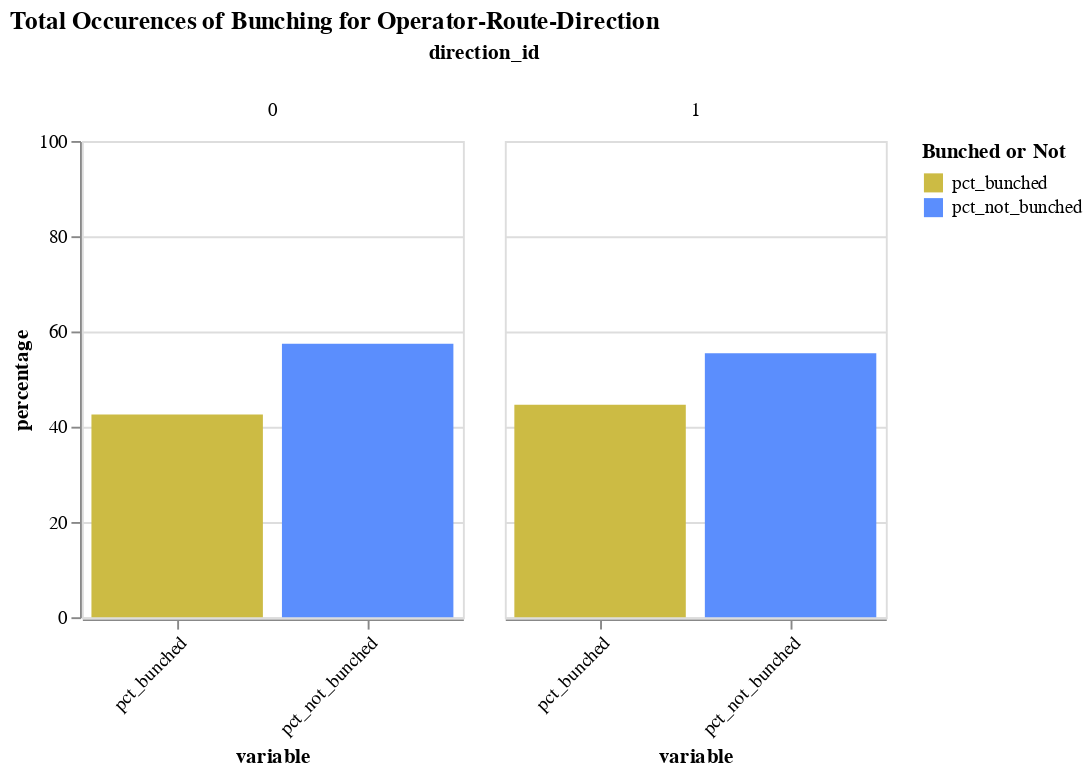

This figure's notebook cell:
### Code cell
sf_49_test = agg_operator_route_dir1.loc[
    (agg_operator_route_dir1.organization_name == "City and County of San Francisco")
    & (agg_operator_route_dir1.route_id == "49")
]

sf_49_test_m = pd.melt(
    sf_49_test,
    id_vars=["organization_name", "route_id", "direction_id"],
    value_vars=["pct_bunched", "pct_not_bunched"],
).rename(columns={"value": "percentage"})

alt.Chart(sf_49_test_m).mark_bar().encode(
    x=alt.X(
        "variable:O",
        axis=alt.Axis(labelAngle=-45),
    ),
    y=alt.Y("percentage:Q", scale=alt.Scale(domain=[0, 100])),
    color=alt.Color(
        "variable:N",
        title="Bunched or Not",
        scale=alt.Scale(range=color_dict["tri_color"]),
    ),
    column="direction_id:N",
    tooltip=list(sf_49_test_m.columns),
).properties(
    title={
        "text": "Total Occurences of Bunching for Operator-Route-Direction",
    },
    width=200,
    height=250,
)

### Figure 1 — Vega-Lite specification as saved in the notebook (floating-point values rounded to 4 significant figures)
{"config": {"view": {"continuousWidth": 300, "continuousHeight": 300}}, "data": {"name": "data-bbe908e8aaf6158e54044f40181c3f70"}, "mark": {"type": "bar"}, "encoding": {"color": {"field": "variable", "scale": {"range": ["#ccbb44", "#5b8efd", "#dd217d"]}, "title": "Bunched or Not", "type": "nominal"}, "column": {"field": "direction_id", "type": "nominal"}, "tooltip": [{"field": "organization_name", "type": "nominal"}, {"field": "route_id", "type": "nominal"}, {"field": "direction_id", "type": "quantitative"}, {"field": "variable", "type": "nominal"}, {"field": "percentage", "type": "quantitative"}], "x": {"axis": {"labelAngle": -45}, "field": "variable", "type": "ordinal"}, "y": {"field": "percentage", "scale": {"domain": [0, 100]}, "type": "quantitative"}}, "height": 250, "title": {"text": "Total Occurences of Bunching for Operator-Route-Direction"}, "width": 200, "$schema": "https://vega.github.io/schema/vega-lite/v5.17.0.json", "datasets": {"data-bbe908e8aaf6158e54044f40181c3f70": [{"organization_name": "City and County of San Francisco", "route_id": "49", "direction_id": 0.0, "variable": "pct_bunched", "percentage": 42.56}, {"organization_name": "City and County of San Francisco", "route_id": "49", "direction_id": 1.0, "variable": "pct_bunched", "percentage": 44.59}, {"organization_name": "City and County of San Francisco", "route_id": "49", "direction_id": 0.0, "variable": "pct_not_bunched", "percentage": 57.44}, {"organization_name": "City and County of San Francisco", "route_id": "49", "direction_id": 1.0, "variable": "pct_not_bunched", "percentage": 55.41}]}}
